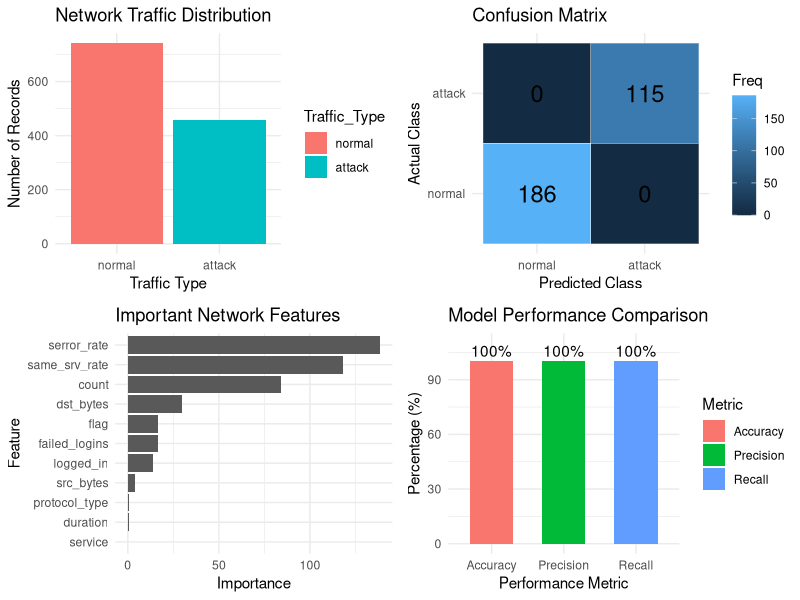
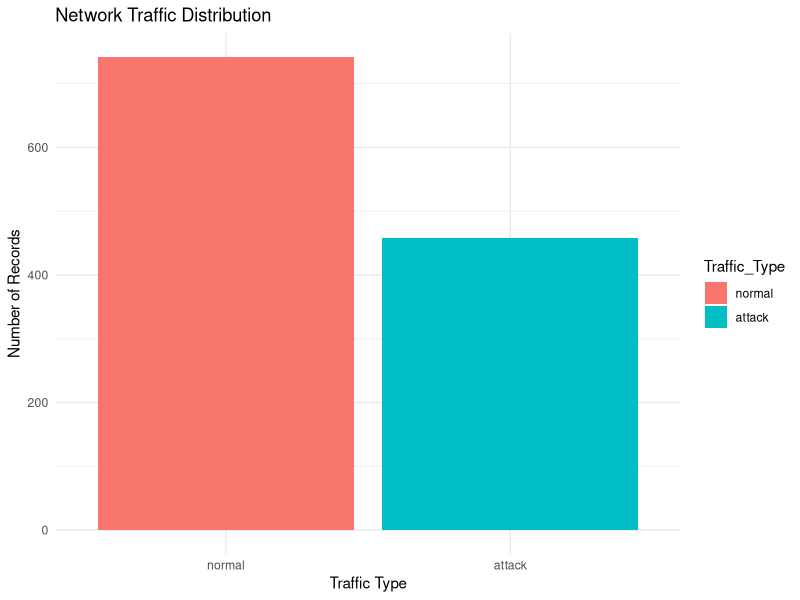
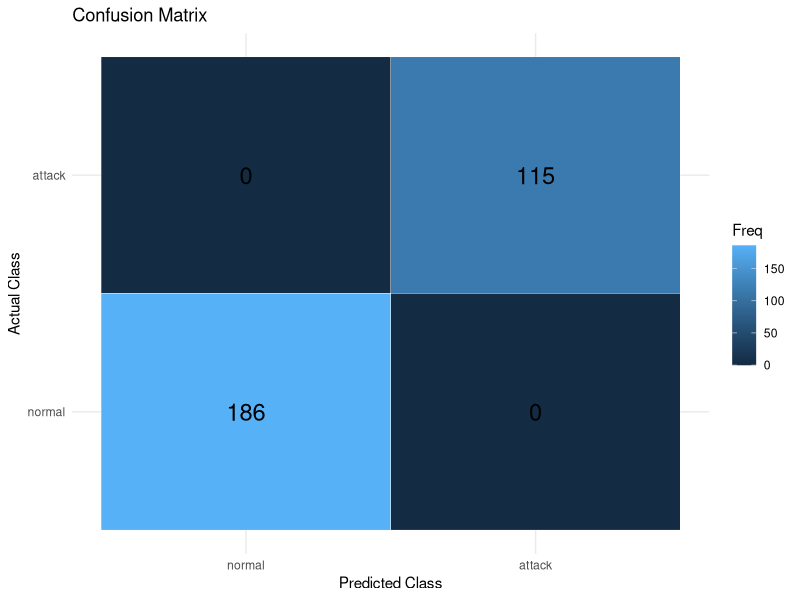
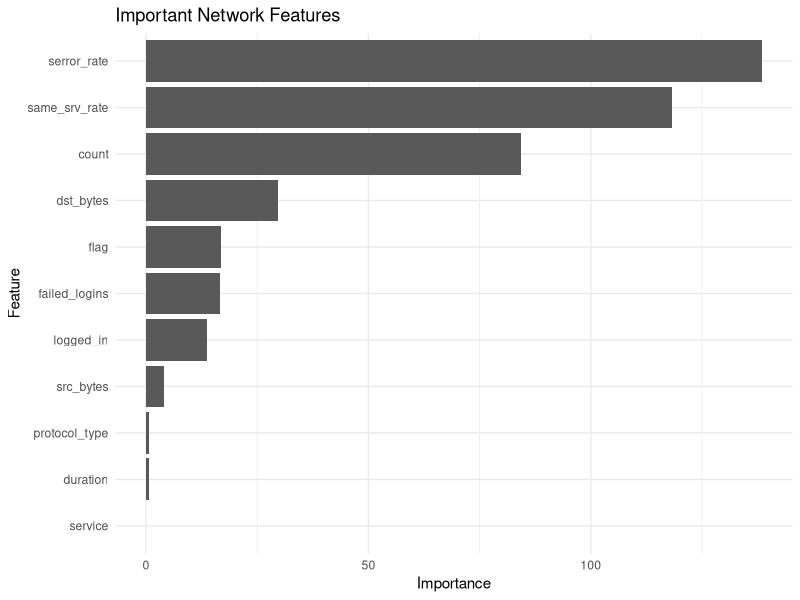
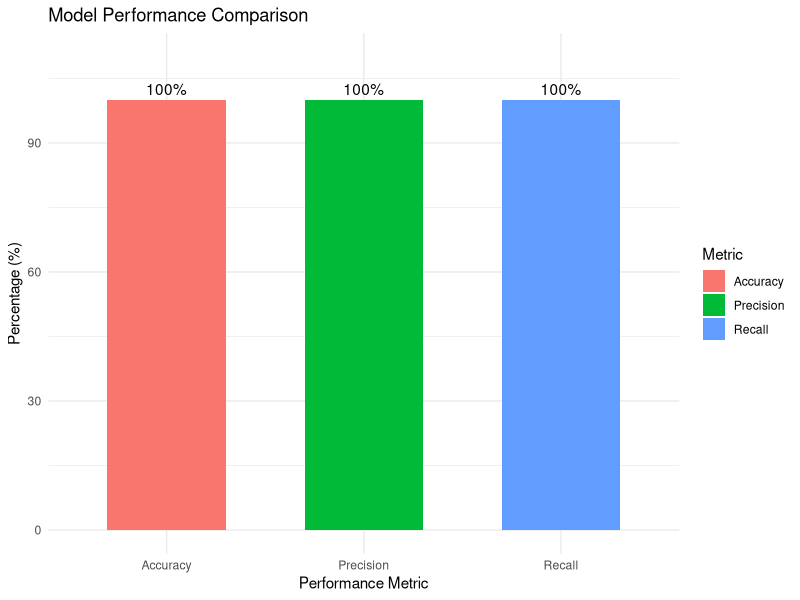

Write the R code that produced these figures, in order.

packages <- c("randomForest", "ggplot2", "gridExtra")

for (pkg in packages) {
  if (!requireNamespace(pkg, quietly = TRUE)) {
    install.packages(pkg, repos = "https://cloud.r-project.org")
  }
}

library(randomForest)
library(ggplot2)
library(gridExtra)

data <- read.csv("sample_data/network_traffic.csv",
                 stringsAsFactors = FALSE)

if (!"label" %in% names(data)) {
  stop("Dataset must contain a column named 'label'.")
}

labels <- tolower(trimws(as.character(data$label)))
labels[labels %in% c("normal", "benign", "0")] <- "normal"
labels[labels != "normal"] <- "attack"

data$label <- factor(labels, levels = c("normal", "attack"))

features <- data[, names(data) != "label", drop = FALSE]

keep <- vapply(features, function(x) length(unique(x)) > 1,
               logical(1))
features <- features[, keep, drop = FALSE]

for (col in names(features)) {
  if (is.numeric(features[[col]])) {
    missing <- is.na(features[[col]])
    if (any(missing)) {
      features[[col]][missing] <-
        median(features[[col]], na.rm = TRUE)
    }
  } else {
    features[[col]] <- as.factor(features[[col]])
    features[[col]][is.na(features[[col]])] <-
      levels(features[[col]])[1]
  }
}

set.seed(123)

normal_rows <- which(data$label == "normal")
attack_rows <- which(data$label == "attack")

train_rows <- c(
  sample(normal_rows, floor(0.75 * length(normal_rows))),
  sample(attack_rows, floor(0.75 * length(attack_rows)))
)

x_train <- features[train_rows, , drop = FALSE]
x_test <- features[-train_rows, , drop = FALSE]

y_train <- droplevels(data$label[train_rows])
y_test <- factor(data$label[-train_rows],
                 levels = c("normal", "attack"))

cat("\nTraining NIDS model...\n")

model <- randomForest(
  x = x_train,
  y = y_train,
  ntree = 150,
  importance = TRUE
)

pred <- predict(model, newdata = x_test)

cm <- table(Actual = y_test, Predicted = pred)

accuracy <- sum(diag(cm)) / sum(cm)

precision <- if (sum(pred == "attack") > 0) {
  sum(pred == "attack" & y_test == "attack") /
    sum(pred == "attack")
} else {
  0
}

recall <- if (sum(y_test == "attack") > 0) {
  sum(pred == "attack" & y_test == "attack") /
    sum(y_test == "attack")
} else {
  0
}

cat("\n Network Intrusion Detection System RESULTS \n")
cat("Accuracy :", round(accuracy * 100, 2), "%\n")
cat("Precision:", round(precision * 100, 2), "%\n")
cat("Recall   :", round(recall * 100, 2), "%\n")
print(cm)

dir.create("outputs", showWarnings = FALSE)

metrics_df <- data.frame(
  Metric = c("Accuracy", "Precision", "Recall"),
  Value = c(accuracy, precision, recall)
)

write.csv(metrics_df, "outputs/metrics.csv", row.names = FALSE)
write.csv(as.data.frame(cm),
          "outputs/confusion_matrix.csv", row.names = FALSE)

write.csv(
  data.frame(Actual = y_test, Predicted = pred),
  "outputs/predictions.csv",
  row.names = FALSE
)

traffic_df <- as.data.frame(table(data$label))
names(traffic_df) <- c("Traffic_Type", "Count")

p1 <- ggplot(
  traffic_df,
  aes(x = Traffic_Type, y = Count, fill = Traffic_Type)
) +
  geom_col() +
  labs(title = "Network Traffic Distribution",
       x = "Traffic Type", y = "Number of Records") +
  theme_minimal()

cm_df <- as.data.frame(cm)

p2 <- ggplot(
  cm_df,
  aes(x = Predicted, y = Actual, fill = Freq)
) +
  geom_tile(color = "white") +
  geom_text(aes(label = Freq), size = 6) +
  labs(title = "Confusion Matrix",
       x = "Predicted Class", y = "Actual Class") +
  theme_minimal()

imp <- as.data.frame(importance(model))
imp$Feature <- rownames(imp)
imp$Importance <- imp[["MeanDecreaseGini"]]
imp <- imp[order(imp$Importance), , drop = FALSE]

write.csv(imp, "outputs/feature_importance.csv",
          row.names = FALSE)

p3 <- ggplot(
  imp,
  aes(x = Importance, y = reorder(Feature, Importance))
) +
  geom_col() +
  labs(title = "Important Network Features",
       x = "Importance", y = "Feature") +
  theme_minimal()

p4 <- ggplot(
  metrics_df,
  aes(x = Metric, y = Value * 100, fill = Metric)
) +
  geom_col(width = 0.6) +
  geom_text(aes(label = paste0(round(Value * 100, 1), "%")),
            vjust = -0.4) +
  coord_cartesian(ylim = c(0, 110)) +
  labs(title = "Model Performance Comparison",
       x = "Performance Metric", y = "Percentage (%)") +
  theme_minimal()

gridExtra::grid.arrange(p1, p2, p3, p4, ncol = 2)

ggsave("outputs/traffic_distribution.png", p1,
       width = 7, height = 5)
ggsave("outputs/confusion_matrix.png", p2,
       width = 7, height = 5)
ggsave("outputs/feature_importance.png", p3,
       width = 8, height = 6)
ggsave("outputs/model_performance.png", p4,
       width = 7, height = 5)

cat("\nAll four graphs generated successfully!\n")
cat("Check the Plots pane and outputs folder.\n")
